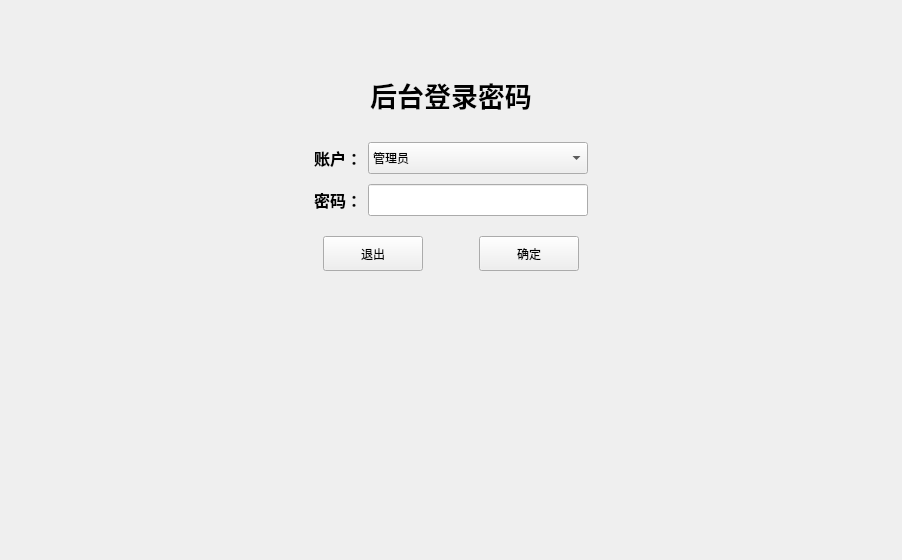
               <widget class="QWidget" name="page_home_login">
                <layout class="QGridLayout" name="gridLayout_16">
                 <item row="0" column="1">
                  <spacer name="verticalSpacer_10">
                   <property name="orientation">
                    <enum>Qt::Vertical</enum>
                   </property>
                   <property name="sizeType">
                    <enum>QSizePolicy::Fixed</enum>
                   </property>
                   <property name="sizeHint" stdset="0">
                    <size>
                     <width>528</width>
                     <height>50</height>
                    </size>
                   </property>
                  </spacer>
                 </item>
                 <item row="1" column="0">
                  <spacer name="horizontalSpacer_19">
                   <property name="orientation">
                    <enum>Qt::Horizontal</enum>
                   </property>
                   <property name="sizeType">
                    <enum>QSizePolicy::Expanding</enum>
                   </property>
                   <property name="sizeHint" stdset="0">
                    <size>
                     <width>143</width>
                     <height>17</height>
                    </size>
                   </property>
                  </spacer>
                 </item>
                 <item row="1" column="1" rowspan="2">
                  <widget class="QWidget" name="widget_login" native="true">
                   <property name="minimumSize">
                    <size>
                     <width>0</width>
                     <height>250</height>
                    </size>
                   </property>
                   <layout class="QGridLayout" name="gridLayout_24">
                    <property name="topMargin">
                     <number>15</number>
                    </property>
                    <item row="3" column="1" rowspan="2" colspan="2">
                     <layout class="QGridLayout" name="gridLayout_14">
                      <item row="0" column="0">
                       <widget class="QLabel" name="label_3">
                        <property name="minimumSize">
                         <size>
                          <width>0</width>
                          <height>32</height>
                         </size>
                        </property>
                        <property name="maximumSize">
                         <size>
                          <width>16777215</width>
                          <height>32</height>
                         </size>
                        </property>
                        <property name="font">
                         <font>
                          <family>微软雅黑</family>
                          <pointsize>12</pointsize>
                          <bold>true</bold>
                         </font>
                        </property>
                        <property name="text">
                         <string>账户：</string>
                        </property>
                       </widget>
                      </item>
                      <item row="0" column="1">
                       <widget class="QComboBox" name="cBox_loginAccount">
                        <property name="minimumSize">
                         <size>
                          <width>220</width>
                          <height>32</height>
                         </size>
                        </property>
                        <property name="maximumSize">
                         <size>
                          <width>220</width>
                          <height>32</height>
                         </size>
                        </property>
                        <item>
                         <property name="text">
                          <string>管理员</string>
                         </property>
                        </item>
                       </widget>
                      </item>
                      <item row="1" column="0">
                       <widget class="QLabel" name="label">
                        <property name="minimumSize">
                         <size>
                          <width>0</width>
                          <height>32</height>
                         </size>
                        </property>
                        <property name="maximumSize">
                         <size>
                          <width>16777215</width>
                          <height>32</height>
                         </size>
                        </property>
                        <property name="font">
                         <font>
                          <family>微软雅黑</family>
                          <pointsize>12</pointsize>
                          <bold>true</bold>
                         </font>
                        </property>
                        <property name="text">
                         <string>密码：</string>
                        </property>
                       </widget>
                      </item>
                      <item row="1" column="1">
                       <widget class="QLineEdit" name="lineEdit_pwd">
                        <property name="minimumSize">
                         <size>
                          <width>220</width>
                          <height>32</height>
                         </size>
                        </property>
                        <property name="maximumSize">
                         <size>
                          <width>220</width>
                          <height>32</height>
                         </size>
                        </property>
                        <property name="font">
                         <font>
                          <family>微软雅黑</family>
                          <pointsize>11</pointsize>
                         </font>
                        </property>
                        <property name="text">
                         <string/>
                        </property>
                        <property name="echoMode">
                         <enum>QLineEdit::Password</enum>
                        </property>
                       </widget>
                      </item>
                     </layout>
                    </item>
                    <item row="3" column="3">
                     <spacer name="horizontalSpacer_28">
                      <property name="orientation">
                       <enum>Qt::Horizontal</enum>
                      </property>
                      <property name="sizeHint" stdset="0">
                       <size>
                        <width>142</width>
                        <height>17</height>
                       </size>
                      </property>
                     </spacer>
                    </item>
                    <item row="5" column="0">
                     <spacer name="horizontalSpacer_7">
                      <property name="orientation">
                       <enum>Qt::Horizontal</enum>
                      </property>
                      <property name="sizeHint" stdset="0">
                       <size>
                        <width>151</width>
                        <height>20</height>
                       </size>
                      </property>
                     </spacer>
                    </item>
                    <item row="5" column="1" colspan="2">
                     <widget class="QWidget" name="widget_4" native="true">
                      <property name="maximumSize">
                       <size>
                        <width>16777215</width>
                        <height>50</height>
                       </size>
                      </property>
                      <layout class="QGridLayout" name="gridLayout_13">
                       <item row="0" column="0">
                        <widget class="QPushButton" name="btn_exitLogin">
                         <property name="minimumSize">
                          <size>
                           <width>100</width>
                           <height>35</height>
                          </size>
                         </property>
                         <property name="maximumSize">
                          <size>
                           <width>100</width>
                           <height>35</height>
                          </size>
                         </property>
                         <property name="focusPolicy">
                          <enum>Qt::TabFocus</enum>
                         </property>
                         <property name="text">
                          <string>退出</string>
                         </property>
                        </widget>
                       </item>
                       <item row="0" column="2">
                        <widget class="QPushButton" name="btn_sureLogin">
                         <property name="minimumSize">
                          <size>
                           <width>100</width>
                           <height>35</height>
                          </size>
                         </property>
                         <property name="maximumSize">
                          <size>
                           <width>100</width>
                           <height>35</height>
                          </size>
                         </property>
                         <property name="focusPolicy">
                          <enum>Qt::TabFocus</enum>
                         </property>
                         <property name="text">
                          <string>确定</string>
                         </property>
                        </widget>
                       </item>
                       <item row="0" column="1">
                        <spacer name="horizontalSpacer_21">
                         <property name="orientation">
                          <enum>Qt::Horizontal</enum>
                         </property>
                         <property name="sizeType">
                          <enum>QSizePolicy::Expanding</enum>
                         </property>
                         <property name="sizeHint" stdset="0">
                          <size>
                           <width>38</width>
                           <height>17</height>
                          </size>
                         </property>
                        </spacer>
                       </item>
                      </layout>
                     </widget>
                    </item>
                    <item row="5" column="3">
                     <spacer name="horizontalSpacer_22">
                      <property name="orientation">
                       <enum>Qt::Horizontal</enum>
                      </property>
                      <property name="sizeHint" stdset="0">
                       <size>
                        <width>145</width>
                        <height>20</height>
                       </size>
                      </property>
                     </spacer>
                    </item>
                    <item row="4" column="0">
                     <spacer name="horizontalSpacer_5">
                      <property name="orientation">
                       <enum>Qt::Horizontal</enum>
                      </property>
                      <property name="sizeHint" stdset="0">
                       <size>
                        <width>151</width>
                        <height>20</height>
                       </size>
                      </property>
                     </spacer>
                    </item>
                    <item row="6" column="1" colspan="2">
                     <spacer name="verticalSpacer_15">
                      <property name="orientation">
                       <enum>Qt::Vertical</enum>
                      </property>
                      <property name="sizeType">
                       <enum>QSizePolicy::Fixed</enum>
                      </property>
                      <property name="sizeHint" stdset="0">
                       <size>
                        <width>20</width>
                        <height>25</height>
                       </size>
                      </property>
                     </spacer>
                    </item>
                    <item row="1" column="1" colspan="2">
                     <spacer name="verticalSpacer">
                      <property name="orientation">
                       <enum>Qt::Vertical</enum>
                      </property>
                      <property name="sizeType">
                       <enum>QSizePolicy::Fixed</enum>
                      </property>
                      <property name="sizeHint" stdset="0">
                       <size>
                        <width>20</width>
                        <height>18</height>
                       </size>
                      </property>
                     </spacer>
                    </item>
                    <item row="0" column="1" colspan="2">
                     <widget class="QLabel" name="lab_loginTitle">
                      <property name="maximumSize">
                       <size>
                        <width>16777215</width>
                        <height>38</height>
                       </size>
                      </property>
                      <property name="font">
                       <font>
                        <family>微软雅黑</family>
                        <pointsize>20</pointsize>
                        <bold>true</bold>
                       </font>
                      </property>
                      <property name="text">
                       <string>后台登录密码</string>
                      </property>
                      <property name="alignment">
                       <set>Qt::AlignCenter</set>
                      </property>
                     </widget>
                    </item>
                    <item row="4" column="3">
                     <widget class="QLabel" name="lab_pwdTip">
                      <property name="minimumSize">
                       <size>
                        <width>145</width>
                        <height>32</height>
                       </size>
                      </property>
                      <property name="maximumSize">
                       <size>
                        <width>16777215</width>
                        <height>32</height>
                       </size>
                      </property>
                      <property name="font">
                       <font>
                        <family>微软雅黑</family>
                        <pointsize>11</pointsize>
                        <bold>false</bold>
                       </font>
                      </property>
                      <property name="text">
                       <string/>
                      </property>
                      <property name="alignment">
                       <set>Qt::AlignLeading|Qt::AlignLeft|Qt::AlignTop</set>
                      </property>
                     </widget>
                    </item>
                   </layout>
                  </widget>
                 </item>
                 <item row="2" column="2">
                  <spacer name="horizontalSpacer_20">
                   <property name="orientation">
                    <enum>Qt::Horizontal</enum>
                   </property>
                   <property name="sizeType">
                    <enum>QSizePolicy::Expanding</enum>
                   </property>
                   <property name="sizeHint" stdset="0">
                    <size>
                     <width>143</width>
                     <height>17</height>
                    </size>
                   </property>
                  </spacer>
                 </item>
                 <item row="3" column="1">
                  <spacer name="verticalSpacer_11">
                   <property name="orientation">
                    <enum>Qt::Vertical</enum>
                   </property>
                   <property name="sizeType">
                    <enum>QSizePolicy::Expanding</enum>
                   </property>
                   <property name="sizeHint" stdset="0">
                    <size>
                     <width>525</width>
                     <height>238</height>
                    </size>
                   </property>
                  </spacer>
                 </item>
                </layout>
               </widget>
